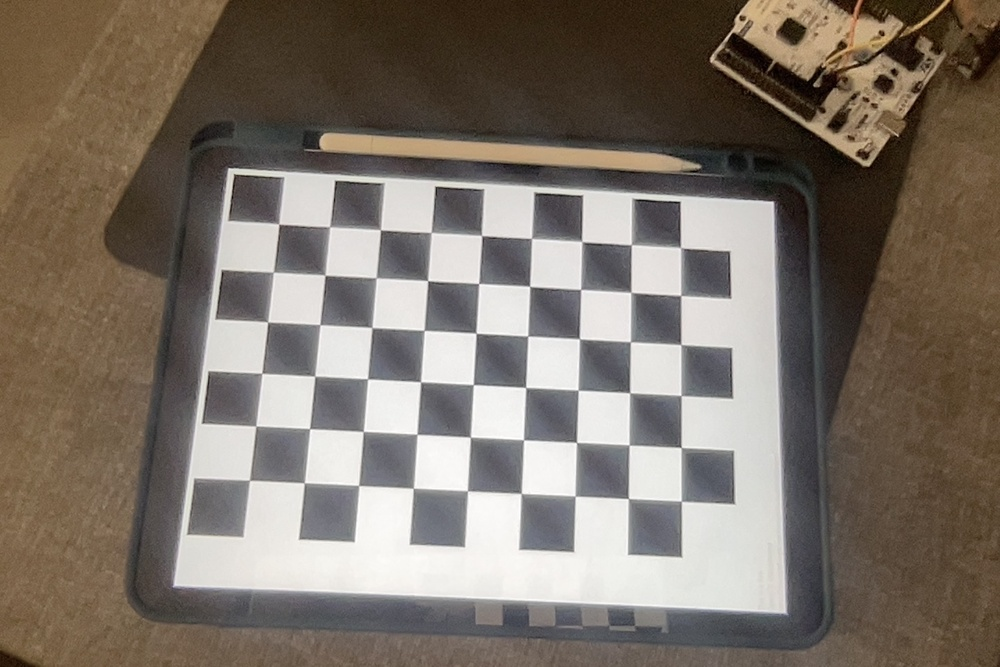
#> input picture images/Photo le 15-10-2026 à 18.29.jpg, 1000 x 667 px, shrunk from 1440 x 960 before the run; its folder holds only this picture in this run
$ python calibration.py
#> lines starting #> are read from the running program, lines starting #| are printed output that depends on the picture; after the words box and inside, x2 and y2 are one past the last pixel; in counts of white or black regions, pixels touching at a corner belong together; long printed decimals are rounded
#!/usr/bin/env python

import cv2
import numpy as np
import os
import glob

# Defining the dimensions of checkerboard
CHECKERBOARD = (6,9)
criteria = (cv2.TERM_CRITERIA_EPS + cv2.TERM_CRITERIA_MAX_ITER, 30, 0.001)

# Creating vector to store vectors of 3D points for each checkerboard image
objpoints = []
# Creating vector to store vectors of 2D points for each checkerboard image
imgpoints = []


# Defining the world coordinates for 3D points
objp = np.zeros((1, CHECKERBOARD[0] * CHECKERBOARD[1], 3), np.float32)
objp[0,:,:2] = np.mgrid[0:CHECKERBOARD[0], 0:CHECKERBOARD[1]].T.reshape(-1, 2)
prev_img_shape = None

# Extracting path of individual image stored in a given directory
images = glob.glob('./images/*.jpg')
for fname in images:
    img = cv2.imread(fname)
#> img is the input picture: shape (667, 1000, 3); mean B, G, R 104.5, 114.6, 124.5
    if img is None:
        raise RuntimeError(f"Could not read calibration image: {fname}")
    gray = cv2.cvtColor(img, cv2.COLOR_BGR2GRAY)
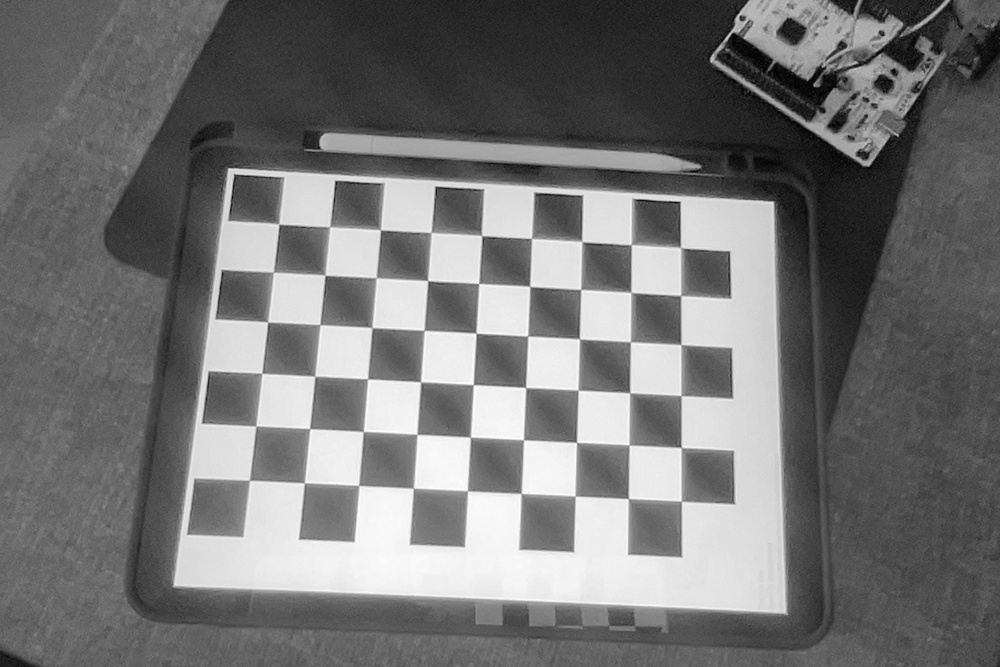
#> gray: shape (667, 1000); min 1, max 255, mean 116.4
    if prev_img_shape is None:
        prev_img_shape = gray.shape
#> prev_img_shape = (667, 1000)
    elif gray.shape != prev_img_shape:
        raise ValueError("Calibration images must share one resolution")
    # Find the chess board corners
    # If desired number of corners are found in the image then ret = true
    ret, corners = cv2.findChessboardCorners(gray, CHECKERBOARD, cv2.CALIB_CB_ADAPTIVE_THRESH + cv2.CALIB_CB_FAST_CHECK + cv2.CALIB_CB_NORMALIZE_IMAGE)
#> ret = True; corners = 54 rows, first 8: [249.6, 480.3], [255.9, 426.1], [261.9, 373.2], [267.6, 322.2], [273.4, 272.1], [278.8, 224.2], [304.1, 483], [309.6, 428.7]

    """
    If desired number of corner are detected,
    we refine the pixel coordinates and display
    them on the images of checker board
    """
    if ret == True:
        objpoints.append(objp)
        # refining pixel coordinates for given 2d points.
        corners2 = cv2.cornerSubPix(gray, corners, (11,11),(-1,-1), criteria)
#> corners2 = 54 rows, first 8: [249.5, 480.3], [255.8, 426], [261.8, 373.3], [267.6, 322], [273.4, 272.1], [278.9, 224.1], [304.3, 482.8], [309.6, 428.6]

        imgpoints.append(corners2)

        # Draw and display the corners
        img = cv2.drawChessboardCorners(img, CHECKERBOARD, corners2, ret)
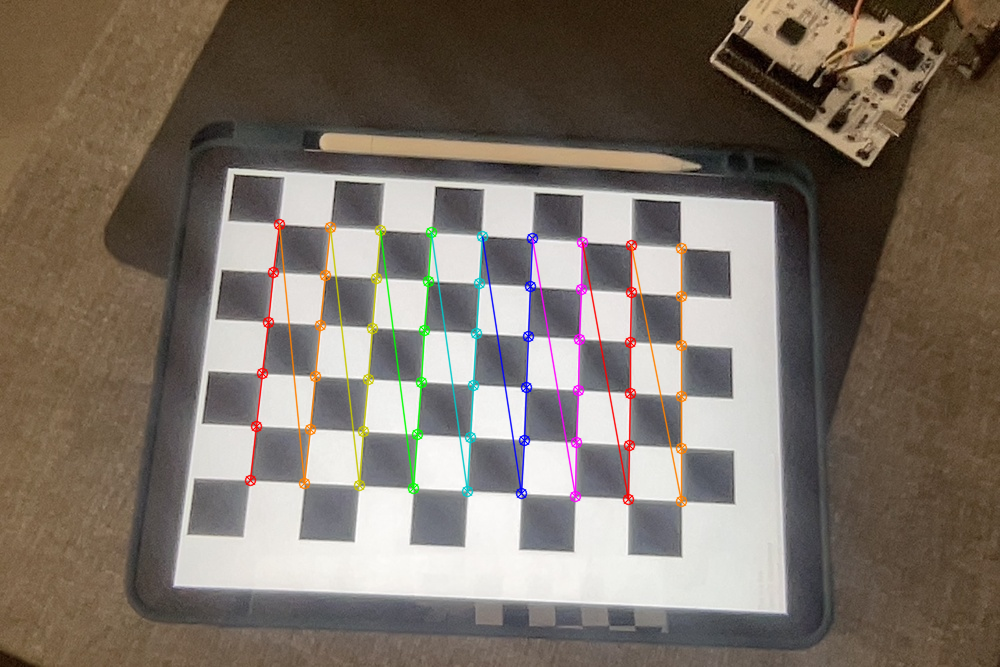
#> img: shape (667, 1000, 3); 2.62% of pixels changed, all inside (x1, y1, x2, y2) = (244, 218, 688, 508)

    cv2.imshow('img',img)
    cv2.waitKey(0)

cv2.destroyAllWindows()

h,w = img.shape[:2]
#> h = 667; w = 1000

"""
Performing camera calibration by
passing the value of known 3D points (objpoints)
and corresponding pixel coordinates of the
detected corners (imgpoints)
"""
if not objpoints or prev_img_shape is None:
    raise RuntimeError("No usable checkerboard detections were found")
image_size = (prev_img_shape[1], prev_img_shape[0])  # (width, height)
#> image_size = (1000, 667)
ret, mtx, dist, rvecs, tvecs = cv2.calibrateCamera(
    objpoints, imgpoints, image_size, None, None
)
#> ret = 0.15; mtx = [[677.9, 0, 490.3], [0, 671.6, 343.7], [0, 0, 1]]; dist = [[-0.137, 0.944, 0.00228, -0.00119, -2.22]]; rvecs = ([-0.117, -0.166, -1.51],); tvecs = ([-4.42, 2.52, 12.37],)

print("Camera matrix : \n")
print(mtx)
#| [[677.860   0.         490.325]
#|  [  0.         671.641 343.701]
#|  [  0.           0.           1.        ]]
print("dist : \n")
print(dist)
#| [[-1.36722188e-01  9.44218103e-01  2.28277807e-03 -1.19303888e-03
#|   -2.21729707e+00]]
print("rvecs : \n")
print(rvecs)
#| (array([[-0.1173],
#|        [-0.1655],
#|        [-1.513]]),)
print("tvecs : \n")
print(tvecs)
#| (array([[-4.416],
#|        [ 2.523],
#|        [12.374]]),)
